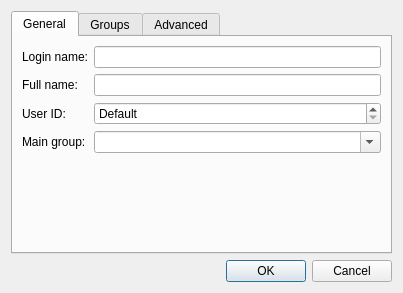
<?xml version="1.0" encoding="UTF-8"?>
<ui version="4.0">
 <class>UserDialog</class>
 <widget class="QDialog" name="UserDialog">
  <property name="geometry">
   <rect>
    <x>0</x>
    <y>0</y>
    <width>403</width>
    <height>293</height>
   </rect>
  </property>
  <property name="windowTitle">
   <string>User Settings</string>
  </property>
  <layout class="QVBoxLayout" name="verticalLayout">
   <item>
    <widget class="QTabWidget" name="tabWidget">
     <property name="currentIndex">
      <number>0</number>
     </property>
     <widget class="QWidget" name="tab">
      <attribute name="title">
       <string>General</string>
      </attribute>
      <layout class="QFormLayout" name="formLayout_2">
       <property name="fieldGrowthPolicy">
        <enum>QFormLayout::AllNonFixedFieldsGrow</enum>
       </property>
       <item row="0" column="0">
        <widget class="QLabel" name="label">
         <property name="text">
          <string>Login name:</string>
         </property>
        </widget>
       </item>
       <item row="0" column="1">
        <widget class="QLineEdit" name="loginName"/>
       </item>
       <item row="1" column="0">
        <widget class="QLabel" name="label_3">
         <property name="text">
          <string>Full name:</string>
         </property>
        </widget>
       </item>
       <item row="1" column="1">
        <widget class="QLineEdit" name="fullName"/>
       </item>
       <item row="3" column="0">
        <widget class="QLabel" name="label_2">
         <property name="text">
          <string>User ID:</string>
         </property>
        </widget>
       </item>
       <item row="3" column="1">
        <widget class="QSpinBox" name="uid">
         <property name="specialValueText">
          <string>Default</string>
         </property>
         <property name="maximum">
          <number>32768</number>
         </property>
        </widget>
       </item>
       <item row="4" column="0">
        <widget class="QLabel" name="label_5">
         <property name="text">
          <string>Main group:</string>
         </property>
        </widget>
       </item>
       <item row="4" column="1">
        <widget class="QComboBox" name="mainGroup">
         <property name="editable">
          <bool>true</bool>
         </property>
        </widget>
       </item>
      </layout>
     </widget>
     <widget class="QWidget" name="tab_3">
      <attribute name="title">
       <string>Groups</string>
      </attribute>
      <layout class="QVBoxLayout" name="verticalLayout_2">
       <item>
        <widget class="QLabel" name="label_6">
         <property name="text">
          <string>The user belongs to the following groups:</string>
         </property>
        </widget>
       </item>
       <item>
        <widget class="QListWidget" name="groupList">
         <property name="sizePolicy">
          <sizepolicy hsizetype="Expanding" vsizetype="Expanding">
           <horstretch>0</horstretch>
           <verstretch>1</verstretch>
          </sizepolicy>
         </property>
        </widget>
       </item>
      </layout>
     </widget>
     <widget class="QWidget" name="tab_2">
      <attribute name="title">
       <string>Advanced</string>
      </attribute>
      <layout class="QFormLayout" name="formLayout">
       <item row="0" column="0">
        <widget class="QLabel" name="label_4">
         <property name="text">
          <string>Login shell:</string>
         </property>
        </widget>
       </item>
       <item row="0" column="1">
        <widget class="QComboBox" name="loginShell">
         <property name="editable">
          <bool>true</bool>
         </property>
        </widget>
       </item>
       <item row="1" column="1">
        <widget class="QLineEdit" name="homeDir"/>
       </item>
       <item row="1" column="0">
        <widget class="QLabel" name="label_7">
         <property name="text">
          <string>Home directory:</string>
         </property>
        </widget>
       </item>
      </layout>
     </widget>
    </widget>
   </item>
   <item>
    <widget class="QDialogButtonBox" name="buttonBox">
     <property name="orientation">
      <enum>Qt::Horizontal</enum>
     </property>
     <property name="standardButtons">
      <set>QDialogButtonBox::Cancel|QDialogButtonBox::Ok</set>
     </property>
    </widget>
   </item>
  </layout>
 </widget>
 <resources/>
 <connections>
  <connection>
   <sender>buttonBox</sender>
   <signal>accepted()</signal>
   <receiver>UserDialog</receiver>
   <slot>accept()</slot>
   <hints>
    <hint type="sourcelabel">
     <x>248</x>
     <y>254</y>
    </hint>
    <hint type="destinationlabel">
     <x>157</x>
     <y>274</y>
    </hint>
   </hints>
  </connection>
  <connection>
   <sender>buttonBox</sender>
   <signal>rejected()</signal>
   <receiver>UserDialog</receiver>
   <slot>reject()</slot>
   <hints>
    <hint type="sourcelabel">
     <x>316</x>
     <y>260</y>
    </hint>
    <hint type="destinationlabel">
     <x>286</x>
     <y>274</y>
    </hint>
   </hints>
  </connection>
 </connections>
</ui>
